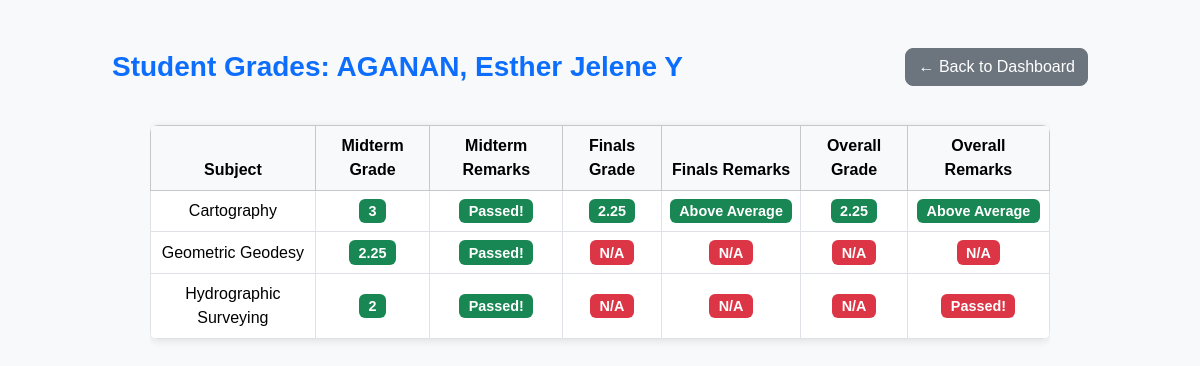
The app's page /student/grades/2024300984 (signed in) with its own data.
### app.py (models this page shows)
class Student(db.Model):
    __tablename__ = 'student'
    student_id = db.Column(db.String(100), primary_key=True)
    subject = db.Column(db.String(100), primary_key=True)
    name = db.Column(db.String(150), nullable=False)
    quiz1 = db.Column(db.String(10), default='0')
    quiz2 = db.Column(db.String(10), default='0')
    quiz3 = db.Column(db.String(10), default='0')
    quiz4 = db.Column(db.String(10), default='0')
    quiz5 = db.Column(db.String(10), default='0')
    quiz6 = db.Column(db.String(10), default='0')
    quiz7 = db.Column(db.String(10), default='0')
    quiz8 = db.Column(db.String(10), default='0')
    midterm_exam = db.Column(db.String(10), default='0')
    finals_exam = db.Column(db.String(10), default='0')
    midterm_grade = db.Column(db.String(10), default='0')
    finals_grade = db.Column(db.String(10), default='0')
    midterm_remarks = db.Column(db.String(50))
    finals_remarks = db.Column(db.String(50))
    overall_grade = db.Column(db.String(10), default='0')
    overall_remarks = db.Column(db.String(50))
    __table_args__ = (
        db.UniqueConstraint('student_id', 'subject', name='uix_student_subject'),
    )

### app.py (the view, shortened to what this page needs)
@app.route('/student/grades/<student_id>')
@login_required(role=['Admin', 'Instructor', 'Student'])
def student_grades(student_id):
    student_id = str(student_id).strip()
    students = Student.query.filter_by(student_id=student_id).all()
    return render_template(
        'student_grades.html',
        students=students,
        student_name=students[0].name  # Use first record's name
    )

### app.py (called while the page is built)
def login_required(role=None):
    def decorator(f):
        @wraps(f)
        def decorated_function(*args, **kwargs):
            if 'user_id' not in session:
                flash("Please log in first.", "danger")
                return redirect(url_for('login'))
            if role and session.get('role') not in (role if isinstance(role, list) else [role]):
                flash("Access denied.", "danger")
                return redirect(url_for('login'))
            return f(*args, **kwargs)
        return decorated_function
    return decorator

### templates/student_grades.html (shortened to what this page needs)
<!DOCTYPE html>
<html lang="en">
<head>
<link href="https://cdn.jsdelivr.net/npm/bootstrap@5.3.3/dist/css/bootstrap.min.css" rel="stylesheet">
<link rel="stylesheet" href="{{ url_for('static', filename='css/style.css') }}">
</head>
<body class="bg-light">
<div class="container mt-5">
    <div class="d-flex flex-wrap align-items-center justify-content-between mb-4">
        <h3 class="text-primary mb-2 mb-md-0">Student Grades: {{ student_name }}</h3>
        <div class="d-flex flex-wrap gap-2">
            {% if session['role'] == 'Admin' %}
                <a href="{{ url_for('dashboard_admin') }}" class="btn btn-secondary">← Back to Dashboard</a>
            {% elif session['role'] == 'Instructor' %}
                <a href="{{ url_for('dashboard_instructor') }}" class="btn btn-secondary">← Back to Dashboard</a>
            {% elif session['role'] == 'Student' %}
                <a href="{{ url_for('dashboard_student') }}" class="btn btn-secondary">← Back to Dashboard</a>
            {% else %}
                <a href="/" class="btn btn-secondary">← Back</a>
            {% endif %}
        </div>
    </div>
    {% if students %}
    <div class="table-responsive grade-table">
        <table class="table table-bordered table-hover align-middle text-center">
            <thead class="table-light">
                <tr>
                    <th>Subject</th>
                    <th>Midterm Grade</th>
                    <th>Midterm Remarks</th>
                    <th>Finals Grade</th>
                    <th>Finals Remarks</th>
                    <th>Overall Grade</th>
                    <th>Overall Remarks</th>
                </tr>
            </thead>
            <tbody>
                {% for student in students %}
                <tr>
                    <td>{{ student.subject }}</td>
                    <td>
                        <span class="badge badge-grade {% if student.midterm_grade|int in [1,2,3] %}bg-success{% else %}bg-danger{% endif %}">
                            {{ student.midterm_grade or 'N/A' }}
                        </span>
                    </td>
                    <td>
                        <span class="badge badge-grade {% if student.midterm_grade|int in [1,2,3] %}bg-success{% else %}bg-danger{% endif %}">
                            {{ student.midterm_remarks or 'N/A' }}
                        </span>
                    </td>
                    <td>
                        <span class="badge badge-grade {% if student.finals_grade|int in [1,2,3] %}bg-success{% else %}bg-danger{% endif %}">
                            {{ student.finals_grade or 'N/A' }}
                        </span>
                    </td>
                    <td>
                        <span class="badge badge-grade {% if student.finals_grade|int in [1,2,3] %}bg-success{% else %}bg-danger{% endif %}">
                            {{ student.finals_remarks or 'N/A' }}
                        </span>
                    </td>
                    <td>
                        <span class="badge badge-grade {% if student.overall_grade|int in [1,2,3] %}bg-success{% else %}bg-danger{% endif %}">
                            {{ student.overall_grade or 'N/A' }}
                        </span>
                    </td>
                    <td>
                        <span class="badge badge-grade {% if student.overall_grade|int in [1,2,3] %}bg-success{% else %}bg-danger{% endif %}">
                            {{ student.overall_remarks or 'N/A' }}
                        </span>
                    </td>
                </tr>
                {% endfor %}
            </tbody>
        </table>
    </div>
    {% else %}
        <div class="alert alert-secondary text-center">No student records found.</div>
    {% endif %}
</div>
</body>
</html>

### static/css/style.css (style rules this page uses)
.table { border-radius: 8px; overflow: hidden; box-shadow: 0 2px 8px rgba(0,0,0,0.1); }
.table { margin-top: 15px; }
body { background-color: #f8f9fa; font-family: "Poppins", Arial, sans-serif; color: #333; }
.container { max-width: 1000px; }
h1, h2, h3 { font-weight: 600; }
h3.text-primary { color: #0d6efd !important; }
.btn { border-radius: 8px !important; font-weight: 500; transition: transform 0.2s ease, box-shadow 0.2s ease; }

### templates/student_grades.html (style rules this page uses)
.grade-table { max-width: 900px; margin: auto; }
.badge-grade { font-size: 0.9rem; }

### records on screen
Student: name "AGANAN, Esther Jelene Y", subject "Cartography", midterm_grade "3", midterm_remarks "Passed!", finals_grade "2.25", finals_remarks "Above Average", overall_grade "2.25", overall_remarks "Above Average"
Student: subject "Geometric Geodesy", midterm_grade "2.25", midterm_remarks "Passed!", finals_grade "N/A", finals_remarks "N/A", overall_grade "N/A", overall_remarks "N/A"
Student: subject "Hydrographic Surveying", midterm_grade "2", midterm_remarks "Passed!", finals_grade "N/A", finals_remarks "N/A", overall_grade "N/A", overall_remarks "Passed!"
